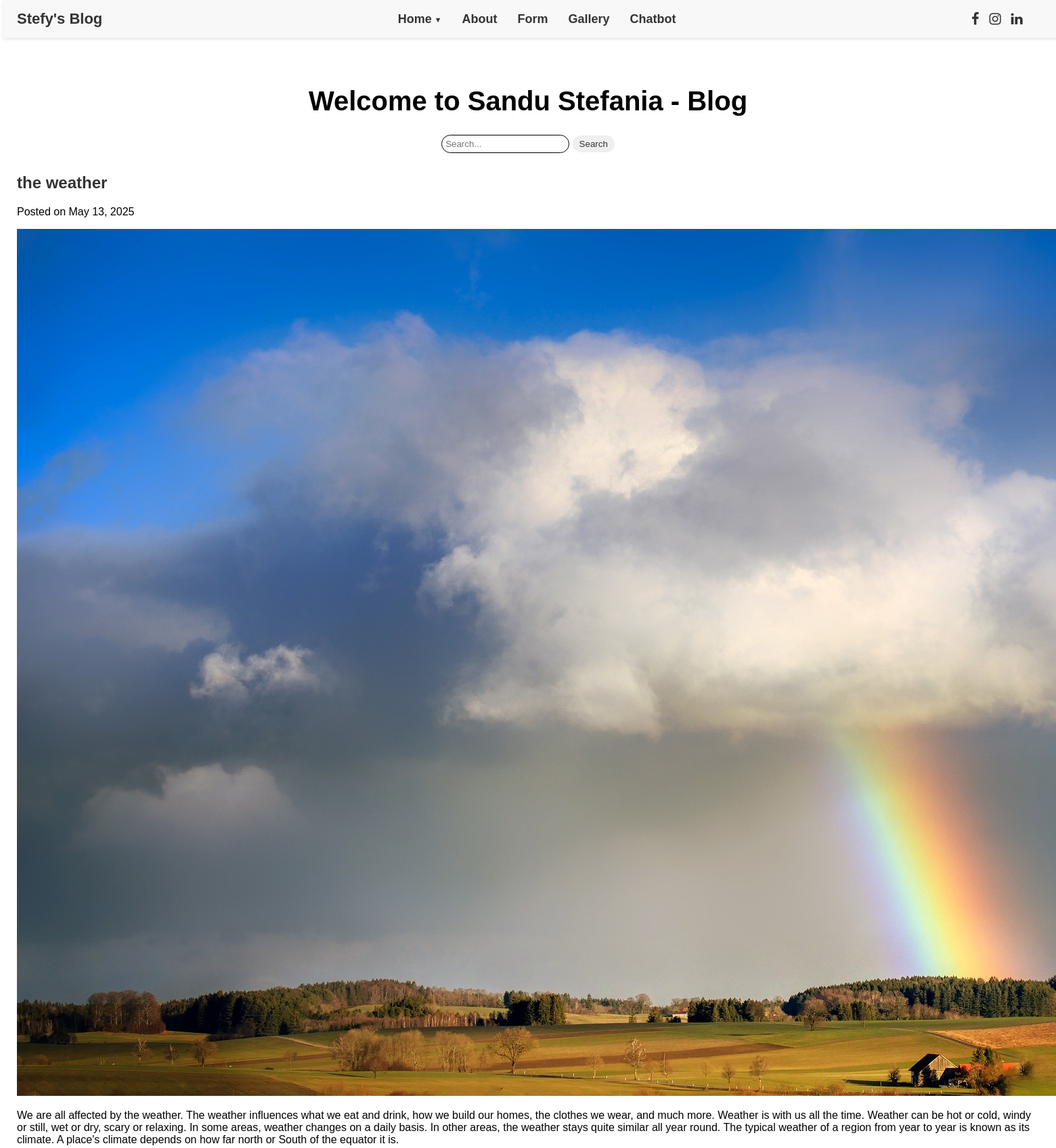
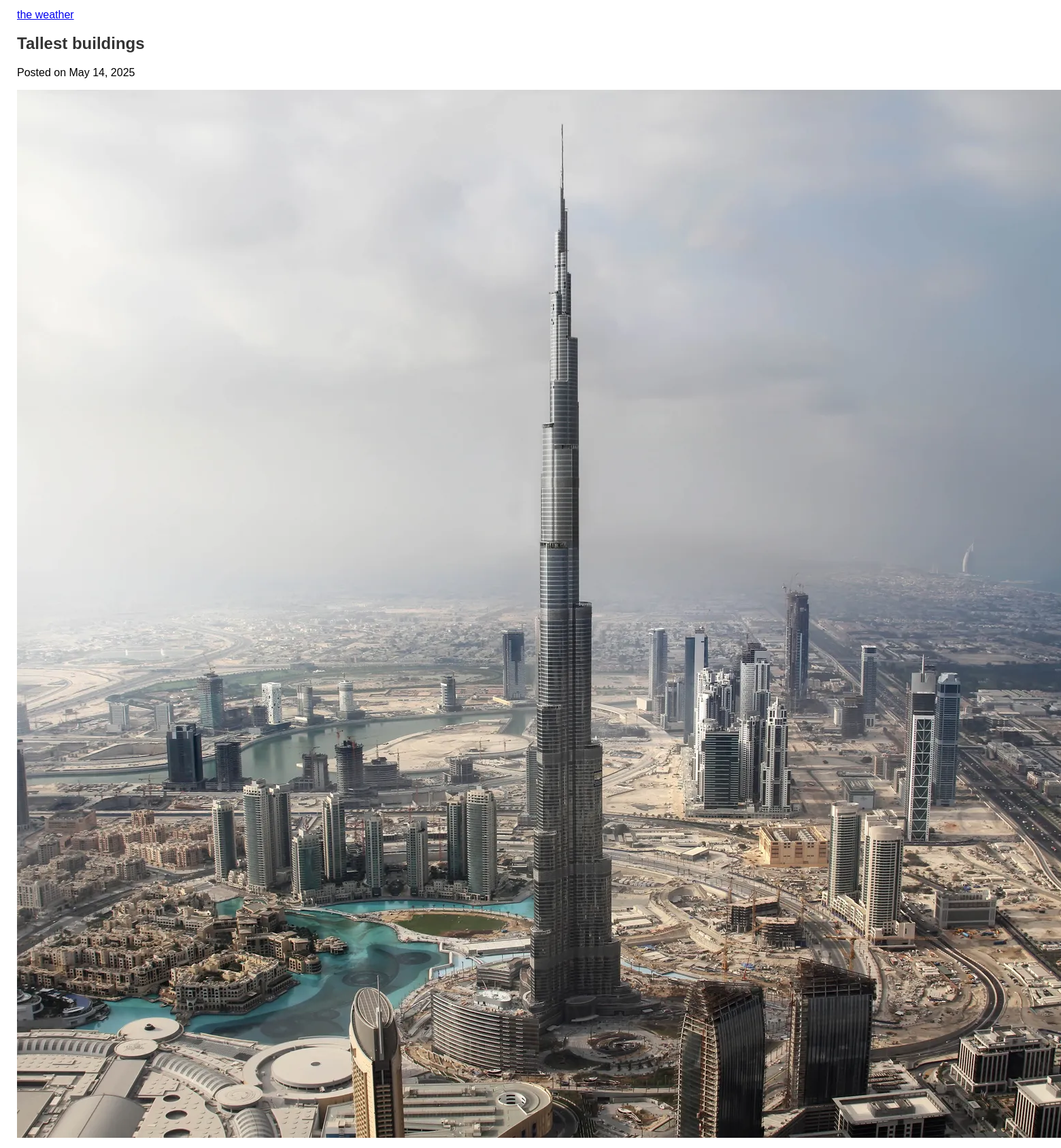
The page / (upper part) on the database its author committed (2 pictures, top to bottom).
### myapp/models.py (models this page shows)
class Post(models.Model):
    title = models.CharField(max_length=200)
    post_date = models.DateField()
    image = models.ImageField(upload_to='images/')
    paragraph = models.TextField(max_length=2000)
    more_details_for_the_dedicated_page = models.TextField(
        max_length=1000, default=' '
    )

### myapp/views.py (the view)
# urls.py: path('', views.home, name='home'),
def home(request):
    posts = Post.objects.all()
    return render(request, 'myapp/index.html', {'posts': posts})

### myapp/templates/myapp/index.html (shortened to what this page needs)
{% load static %}
<!DOCTYPE html>
<html lang="en">
  <head>
    <link rel="stylesheet" type="text/css" href="{% static 'css/index.css' %}" />
    <link rel="stylesheet" type="text/css" href="{% static 'css/index_BackToTop.css' %}">
    <link rel="stylesheet" type="text/css" href="{% static 'css/index_SearchPosts.css' %}">
    <link rel="stylesheet" type="text/css" href="{% static 'css/menu.css' %}">
    <link rel="stylesheet" href="https://cdnjs.cloudflare.com/ajax/libs/font-awesome/4.7.0/css/font-awesome.min.css"/>
  </head>
  <body>
<nav class="navbar">
  <div class="name">Stefy's Blog</div>
  <ul class="nav-links">
    <li class="dropdown">
      <a href="{% url 'home' %}" class="dropdown-toggle">Home</a>
    </li>
    <li><a href="{% url 'about' %}">About</a></li>
    <li><a href="{% url 'form' %}">Form</a></li>
    <li><a href="{% url 'gallery' %}">Gallery</a></li>
    <li><a href="{% url 'chatbot' %}">Chatbot</a></li>
  </ul>
  <div class="header-social-links">
    <a href="https://www.facebook.com" class="fa fa-facebook" target="_blank"></a>
    <a href="https://www.instagram.com" class="fa fa-instagram" target="_blank"></a>
    <a href="https://www.linkedin.com" class="fa fa-linkedin" target="_blank"></a>
  </div>
</nav>
    <main class="main">
      <h1 class="blog-title">Welcome to Sandu Stefania - Blog</h1>
      <div id="searchContainer">
        <input type="text" id="searchInput" placeholder="Search...">
        <button id="searchButton" onclick="searchPosts()">Search</button>
      </div>
      {% block content %}
{% for post in posts %}
<article>
<h2 class="test">{{ post.title }}</h2>
<p id="test">Posted on {{ post.post_date }}</p>
<img src="{{ post.image.url }}" alt="hybnh" class="hnhh">
<p>{{ post.paragraph }}</p>
<a href="{% url 'post_detail' post.id %}">{{ post.title }}</a>
</article>
{% endfor %}
{% endblock %}
    </main>
  </body>
</html>

### myapp/static/css/index.css (style rules this page uses)
body { margin: 5px; font-family: Arial, sans-serif; }
h2 { color: #333; }
.main { margin-top: 80px; padding: 20px; }
ul { text-align: left; list-style-type: square; padding-left: 20px; }
.blog-title { font-size: 2.5rem; text-align: center; opacity: 0; animation: fadeIn 1.5s ease-out forwards; }

### myapp/static/css/index_SearchPosts.css (style rules this page uses)
#searchContainer { text-align: center; margin-bottom: 20px; }
#searchInput { margin-bottom: 10px; padding: 5px; border: 1px solid black; border-radius: 50px; }
#searchButton { font-family: Arial, sans-serif; padding: 5px 10px; color: #333; border: none; border-radius: 50px; cursor: pointer; }

### myapp/static/css/menu.css (style rules this page uses)
.navbar { display: flex; justify-content: space-between; align-items: center; position: fixed; top: 0; width: 100%; background: #f8f8f8; padding: 15px 20px; box-shadow: 0 2px 5px rgba(0, 0, 0, 0.1); z-index: 1000; }
.name { font-size: 22px; font-weight: bold; color: #333; }
.nav-links { list-style: none; display: flex; padding: 0; margin: 0; }
.nav-links a { text-decoration: none; color: #333; font-size: 18px; font-weight: bold; padding: 10px 15px; transition: color 0.3s; }
.header-social-links { display: flex; gap: 15px; min-width: 150px; }
.header-social-links a { text-decoration: none; color: #333; font-size: 20px; transition: color 0.3s; }
.nav-links li { position: relative; list-style: none; }
.dropdown-toggle::after { content: ' ▼'; font-size: 0.6em; margin-left: 4px; vertical-align: middle; transition: transform 0.3s ease; display: inline-block; }

### rows shown on the page
Post: title "the weather", post_date "May 13, 2025", image (picture), paragraph "We are all affected by the weather. The weather influences what we eat and drink, how we build our homes, the clothes we wear, and much more. Weather is with us all the time. Weather can be hot or cold, windy or still, wet or dry, scary or relaxing. In some areas, weather changes on a daily basis. In other areas, the weather stays quite similar all year round. The typical weather of a region from year to year is known as its climate. A place's climate depends on how far north or South of the equator it is."
Post: title "Tallest buildings", post_date "May 14, 2025", image (picture)
